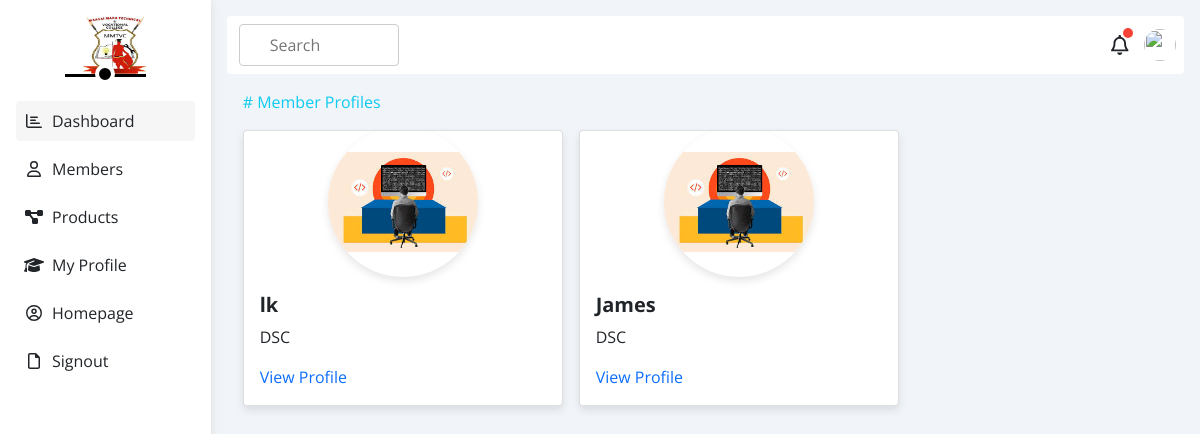
Page /profiles/ on the earlier database version.
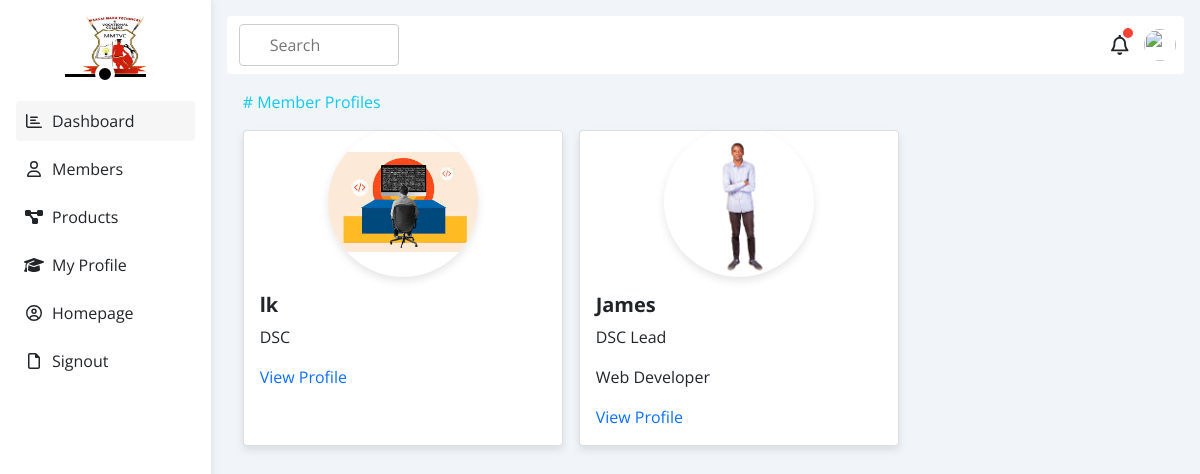
Same page on the later database version.
### accounts/models.py (models this page shows, shortened)
class CustomUser(AbstractUser):
    role = [
        ('admin', 'Admin'),
        ('member', 'Member'),
    ]
    username = None
    email = models.EmailField(unique=True)
    full_names = models.CharField(max_length=100, blank=True)
    user_type = models.CharField(max_length=20, choices=role, default='Member')
    date_joined = models.DateField(auto_now_add=True)
    USERNAME_FIELD = 'email'
    REQUIRED_FIELDS = ['full_names', ]
    objects = CustomUserManager()

class Profile(models.Model):
    user = models.OneToOneField(settings.AUTH_USER_MODEL, on_delete=models.CASCADE)
    dp = models.ImageField(default='coding.jpeg', upload_to='profile_pics')
    club_role = models.CharField(max_length=100)
    designation = models.CharField(max_length=100)
    bio = models.TextField()

### main/views.py (the view)
# urls.py: path('profiles/', views.ProfilesListView.as_view(), name='profiles'),
class ProfilesListView(ListView):
    context_object_name = 'members'
    model = CustomUser
    template_name = 'members/profiles.html'
    paginate_by = 5

### main/templates/members/profiles.html
{% extends '../members_dashboard.html' %}
{% load static %}
{% block content %}
<div class="container-fluid p-3">
    <p class="text-info"># Member Profiles</p>
    {% if members %}
    <div class="d-flex gap-3 flex-wrap flex-column flex-md-row">
        {% for member in members %}
        <div class="card profile-card" style="width: 20rem;">
            <div class="card-body">
                <div class="d-flex justify-content-center">
                    <img src="{{ member.profile.dp.url }}" alt="" class="profile-card img">
                </div>
                <h5 class="card-title mt-3"><strong>{{member.full_names}}</strong></h5>
                <p class="card-text">DSC {{member.profile.club_role}}</p>
                <p class="card-text">{{member.profile.designation}}</p>
                <a href="{% url 'profile_details' member.id %}">View Profile</a>
            </div>
        </div>
        {% endfor %}
    </div>
    {% else %}
        <h3>No Members</h3>
    {% endif %}
</div>
{% endblock %}

Differences in the rows shown:
changed CustomUser "James": profile.dp: a different picture; profile.club_role (not shown) → "Lead"; profile.designation (not shown) → "Web Developer"
